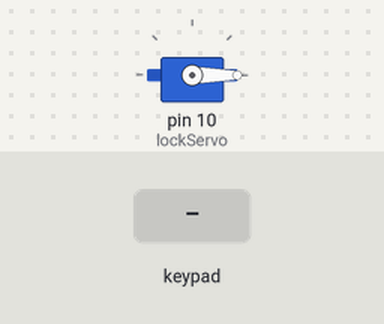
A sketch run on a simulated Arduino Uno, built with avr-gcc and run on an emulated ATmega328P. Shown: servo. Inputs (shaded band) come from the test bench.

Above: at 1.2 s.
1.3 s: key '1' pressed
At 2.6 s:
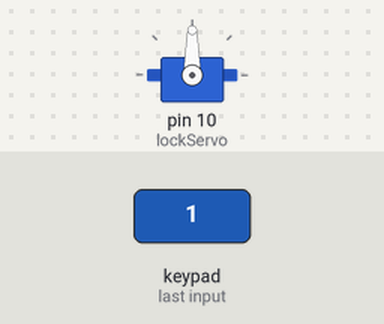
Timing chart, 0 to 4.8 s (numbered marks = the images above; inputs shaded):
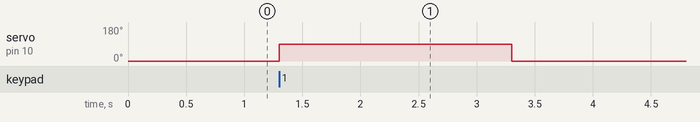

The sketch:

code.ino
```cpp
#include <Keypad.h>
#include <Servo.h>
Servo lockServo;
// Keypad setup
const byte ROWS = 4;
const byte COLS = 4;
char keys[ROWS][COLS] = {
{'1','2','3','A'},
{'4','5','6','B'},
{'7','8','9','C'},
{'*','0','#','D'}
};
byte rowPins[ROWS] = {9, 8, 7, 6};
byte colPins[COLS] = {5, 4, 3, 2};
Keypad keypad(makeKeymap(keys), rowPins, colPins, ROWS, COLS);
void setup() {

lockServo.attach(10);
// Servo connected to pin 10
  lockServo.write(0);
// Initially locked position

}
void loop() {

char key = keypad.getKey();
if (key == '1') {
// Press key '1' to unlock
lockServo.write(90); // Rotate servo to unlock
delay(2000);
// Stay unlocked for 2 seconds
lockServo.write(0); // Return to locked position
}
} 
```

Measured:
- after the input at 1.3 s, servo on pin 10 (lockServo): 0° → 90° at once, → 0° 2.0 s later
